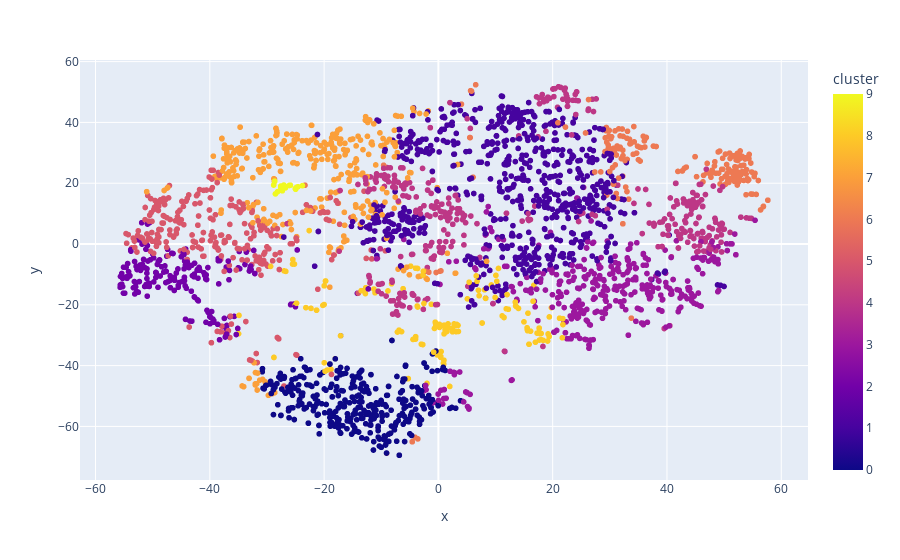

This figure's notebook cell:
### Code cell
from sklearn.manifold import TSNE

tsne_pipeline = Pipeline([('scaler', StandardScaler()), ('tsne', TSNE(n_components=2, verbose=1))])
genre_embedding = tsne_pipeline.fit_transform(X)
projection = pd.DataFrame(columns=['x', 'y'], data=genre_embedding)
projection['genres'] = genre_data['genres']
projection['cluster'] = genre_data['cluster']

fig = px.scatter(
    projection, x='x', y='y', color='cluster', hover_data=['x', 'y', 'genres'])
fig.show()

### Figure 1 — Plotly figure (JSON) as saved in the notebook; plotly's stock layout.template omitted (floating-point values rounded to 4 significant figures; data arrays with more than 128 entries replaced by an {"elided": "..."} marker saying what was removed)
{"data": [{"customdata": {"elided": "2973x1 str values"}, "hovertemplate": "x=%{x}<br>y=%{y}<br>genres=%{customdata[0]}<br>cluster=%{marker.color}<extra></extra>", "legendgroup": "", "marker": {"color": {"elided": "2973 int values"}, "coloraxis": "coloraxis", "symbol": "circle"}, "mode": "markers", "name": "", "showlegend": false, "type": "scattergl", "x": {"elided": "2973 float values"}, "xaxis": "x", "y": {"elided": "2973 float values"}, "yaxis": "y"}], "layout": {"coloraxis": {"colorbar": {"title": {"text": "cluster"}}, "colorscale": [[0, "#0d0887"], [0.1111, "#46039f"], [0.2222, "#7201a8"], [0.3333, "#9c179e"], [0.4444, "#bd3786"], [0.5556, "#d8576b"], [0.6667, "#ed7953"], [0.7778, "#fb9f3a"], [0.8889, "#fdca26"], [1, "#f0f921"]]}, "legend": {"tracegroupgap": 0}, "margin": {"t": 60}, "xaxis": {"anchor": "y", "domain": [0, 1], "title": {"text": "x"}}, "yaxis": {"anchor": "x", "domain": [0, 1], "title": {"text": "y"}}}}
